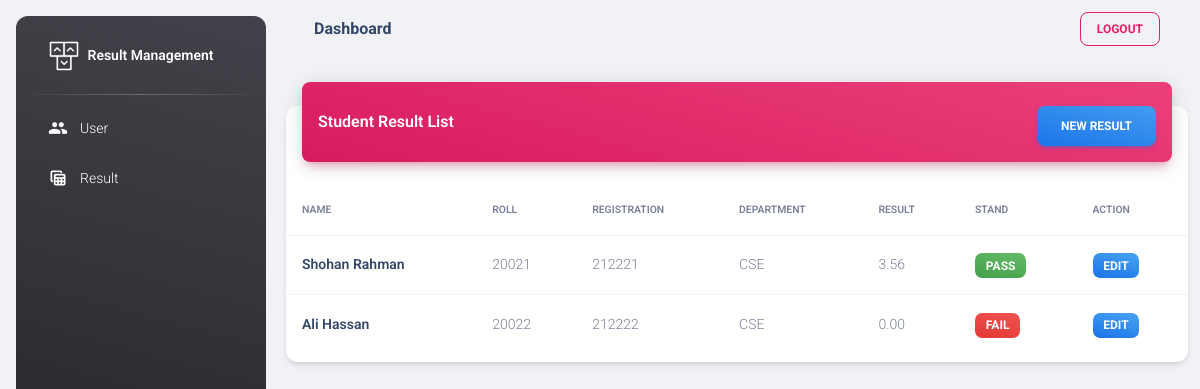
Page /result.php (signed in) on the committed database.
### tables this page shows
CREATE TABLE `result` (
  `id` int(11) NOT NULL,
  `stud_name` varchar(20) NOT NULL,
  `stud_roll` int(20) NOT NULL,
  `stud_reg` int(11) NOT NULL,
  `sub_java` int(20) NOT NULL,
  `sub_cs` int(20) NOT NULL,
  `sub_dataSt` int(20) NOT NULL,
  `sub_webDev` int(20) NOT NULL,
  `sub_dbM` int(20) NOT NULL,
  `sub_ecomM` int(20) NOT NULL,
  `sub_softDev` int(20) NOT NULL,
  `sub_bussOrg` int(20) NOT NULL,
  `stud_grade` float NOT NULL,
  `stud_stand` varchar(20) NOT NULL
);

### result.php (the view, shortened to what this page needs)
<?php
  include('partials/app-header.php');
  include('partials/dashboard-sidebar.php');
?>
  <main class="main-content position-relative max-height-vh-100 h-100 border-radius-lg ">
    <?php include('partials/header/dashboard-header.php');?>
    <div class="container-fluid py-4">
        <div class="row">
            <div class="col-12">
              <div class="card my-4">
                <div class="card-header p-0 position-relative mt-n4 mx-3 z-index-2">
                <div class="bg-gradient-primary shadow-primary border-radius-lg pt-4 pb-3">
                    <div class="row align-items-center px-3">
                    <div class="col-6 d-flex align-items-center">
                    <h6 class="text-white text-capitalize">Student Result List</h6>
                    </div>
                    <div class="col-6 text-end">
                        <a href="new-result.php" class="btn bg-gradient-info mb-0">New Result</a>
                    </div>
                    </div>
                </div>
                </div>
                <div class="card-body px-0 pb-2">
                <div class="table-responsive p-0">
                    <table class="table align-items-center mb-0 w-100">
                    <thead>
                        <tr>
                        <th class="text-uppercase text-xxs p-3">Name</th>
                        <th class="text-uppercase text-xxs p-3">Roll</th>
                        <th class="text-uppercase text-xxs p-3">Registration</th>
                        <th class="text-uppercase text-xxs p-3">Department</th>
                        <th class="text-uppercase text-xxs p-3">Result</th>
                        <th class="text-uppercase text-xxs p-3">Stand</th>
                        <th class="text-uppercase text-xxs p-3">Action</th>
                        </tr>
                    </thead>
                    <tbody>
                      <?php
                        $getResultInfo = "SELECT * FROM result";
                        $getResultQuery = mysqli_query($conn, $getResultInfo);
                        foreach($getResultQuery as $getResult) {
                      ?>
                        <tr>
                        <td class="p-3">
                            <h6 class="text-sm mb-0"><?php echo $getResult['stud_name']?></h6>
                        </td>
                        <td class="p-3">
                            <p class="text-sm mb-0"><?php echo $getResult['stud_roll']?></p>
                        </td>
                        <td class="p-3">
                            <p class="text-sm mb-0"><?php echo $getResult['stud_reg']?></p>
                        </td>
                        <td class="p-3">
                            <p class="text-sm mb-0">CSE</p>
                        </td>
                        <td class="p-3">
                          <p class="text-sm mb-0"><?php echo number_format((float)$getResult['stud_grade'], 2)?></p>
                        </td>
                        <td class="p-3">
                          <?php
                            if($getResult['stud_stand'] == "Pass") {
                          ?>
                            <span class="badge badge-sm bg-gradient-success"><?php echo $getResult['stud_stand']?></span>
                          <?php
                            }
                          ?>
                          <?php
                            if($getResult['stud_stand'] == "Fail") {
                          ?>
                            <span class="badge badge-sm bg-gradient-danger"><?php echo $getResult['stud_stand']?></span>
                          <?php
                            }
                          ?>
                        </td>
                        <td class="p-3">
                          <a href="javascript:;" class="badge badge-sm bg-gradient-info" data-toggle="tooltip" data-original-title="Edit user">
                            Edit
                          </a>
                        </td>
                        </tr>
                      <?php }?>
                    </tbody>
                    </table>
                </div>
                </div>
            </div>
        </div>
    </div>
  </main>
<?php include('partials/app-footer.php');?>

### rows in the picture
result: stud_name "Shohan Rahman", stud_roll "20021", stud_reg "212221", stud_grade "3.56", stud_stand "PASS"
result: stud_name "Ali Hassan", stud_roll "20022", stud_reg "212222", stud_grade "0.00", stud_stand "FAIL"
